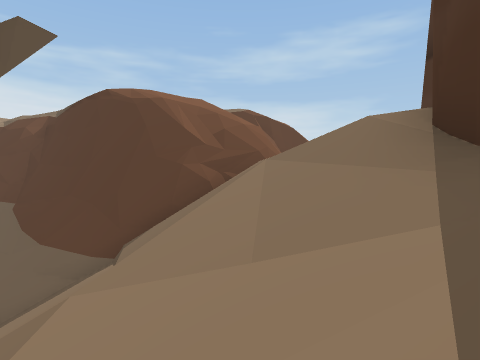
view 1 (above)

14 first-person views from a walk through a scene from a Unity 3-D project. The camera is 1.2 m above the floor, looks level and sees 75° across. The floor is counted in squares, 2 m on a side. Each view is taken from the middle of a square. On the plan, view 1 faces up. The plan holds only what a view shows up to about 9 squares ahead; the rest is blank. The place goes on beyond the plan. Door leaves are left out, so doorways stand open.

view 2
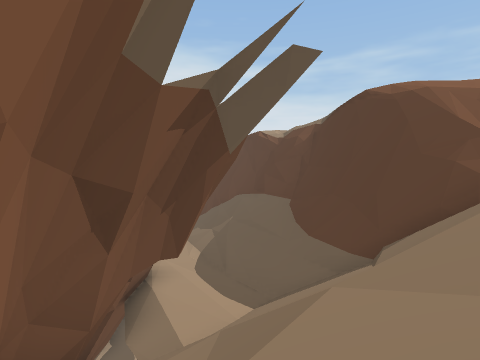

view 3
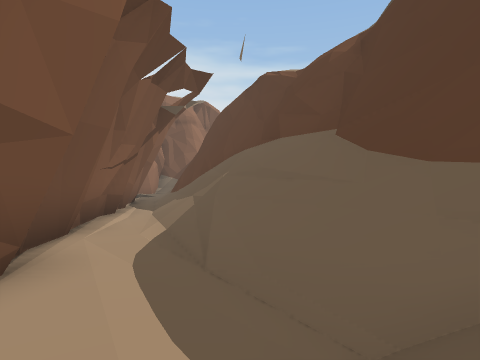

view 4
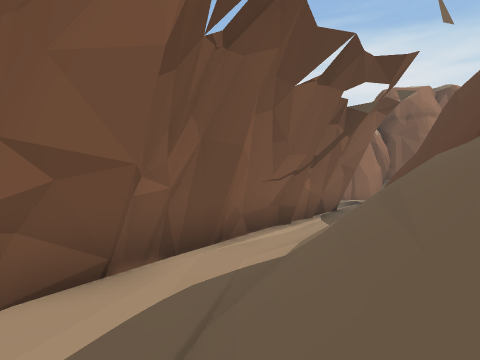

view 5
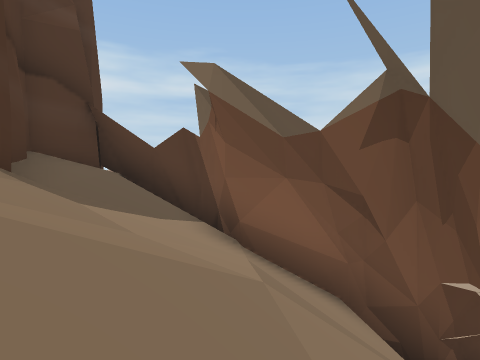

view 6
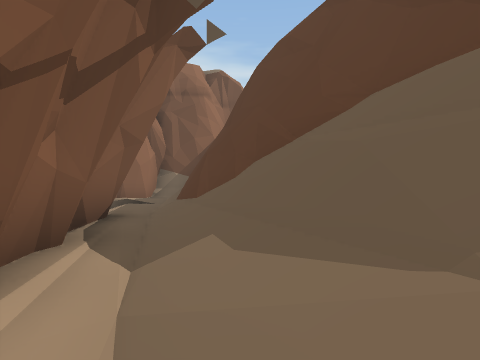

view 7
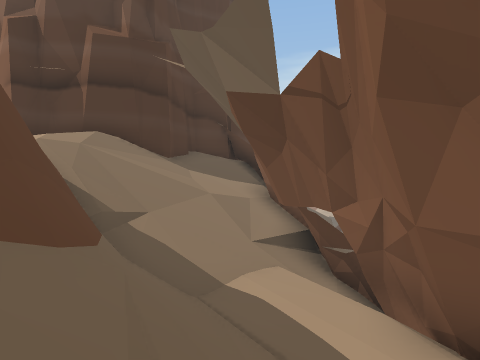

view 8
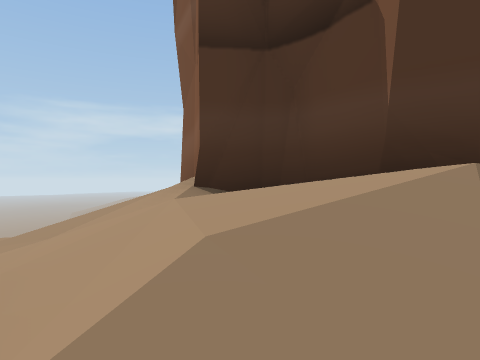

view 9
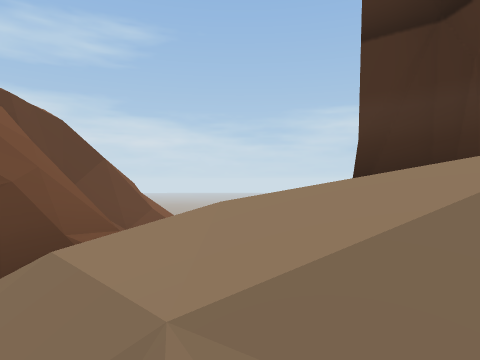

view 10
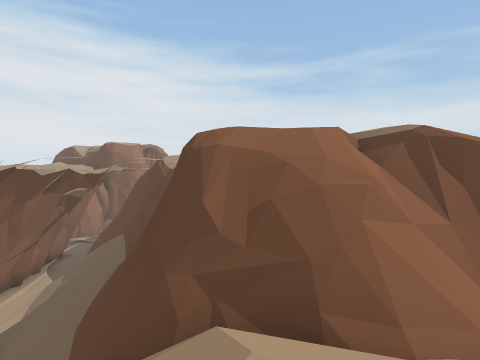

view 11
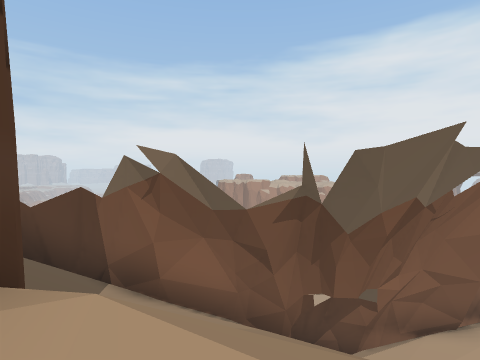

view 12
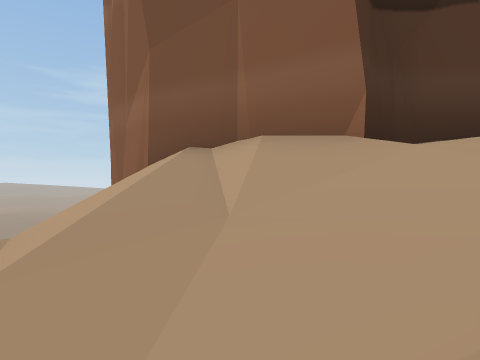

view 13
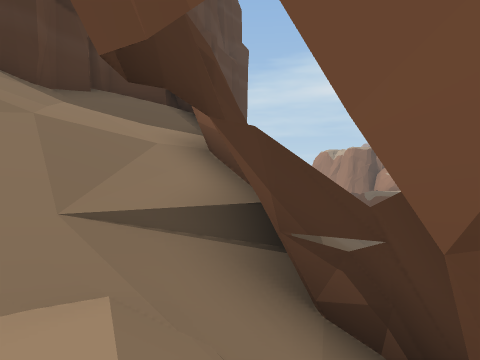

view 14
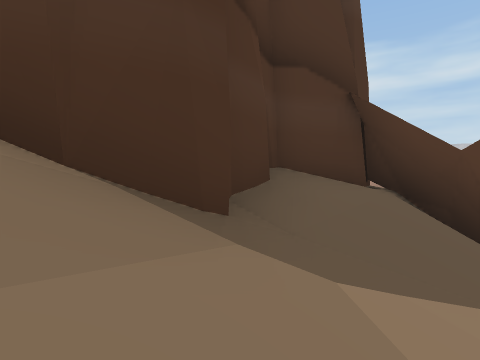

### Floor plan
Key: @ floor where view 1 was taken; # wall or solid block; . floor; / step, stairs or slope; = window, fence, low wall or low ledge; ^ raised ledge.
Columns run from 14 left of view 1 to 5 right of it. Each row starts with its distance up from view 1.
  9 #######^^      ##/
  8 ##//////###    #////
  7  ##./////##  ###////
  6   ###.///######////#
  5     ##./////#/////##
  4      ##///.//////##
  3       ###///////##
  2        ### /////#
  1          ###////##
  0           /###@//#
 -1            =######
 -2             /=##
 -3             /
 -4             =

Where each view was taken, in squares from view 1:
view 1: 0 up, 0 right, facing up
view 2: 0 up, 0 right, facing up-left
view 3: 3 up, 3 left, facing up-left
view 4: 5 up, 3 left, facing left
view 5: 5 up, 1 left, facing down
view 6: 6 up, 8 left, facing up-left
view 7: 7 up, 7 left, facing down-right
view 8: 5 up, 0 right, facing right
view 9: 4 up, 0 right, facing up-right
view 10: 4 up, 2 right, facing up-left
view 11: 5 up, 2 right, facing down-left
view 12: 8 up, 2 right, facing down-right
view 13: 3 up, 5 left, facing down-right
view 14: 3 up, 0 right, facing down-right
